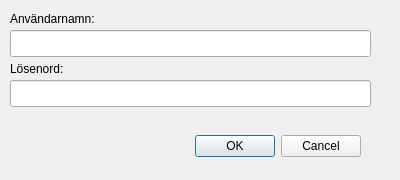
<?xml version="1.0" encoding="UTF-8"?>
<ui version="4.0">
 <class>Login</class>
 <widget class="QDialog" name="Login">
  <property name="windowModality">
   <enum>Qt::WindowModal</enum>
  </property>
  <property name="geometry">
   <rect>
    <x>0</x>
    <y>0</y>
    <width>400</width>
    <height>180</height>
   </rect>
  </property>
  <property name="windowTitle">
   <string>Login</string>
  </property>
  <property name="modal">
   <bool>true</bool>
  </property>
  <widget class="QDialogButtonBox" name="buttonBox">
   <property name="geometry">
    <rect>
     <x>20</x>
     <y>130</y>
     <width>341</width>
     <height>32</height>
    </rect>
   </property>
   <property name="orientation">
    <enum>Qt::Horizontal</enum>
   </property>
   <property name="standardButtons">
    <set>QDialogButtonBox::Cancel|QDialogButtonBox::Ok</set>
   </property>
  </widget>
  <widget class="QLineEdit" name="username">
   <property name="geometry">
    <rect>
     <x>10</x>
     <y>30</y>
     <width>361</width>
     <height>27</height>
    </rect>
   </property>
  </widget>
  <widget class="QLineEdit" name="password">
   <property name="geometry">
    <rect>
     <x>10</x>
     <y>80</y>
     <width>361</width>
     <height>27</height>
    </rect>
   </property>
   <property name="echoMode">
    <enum>QLineEdit::Password</enum>
   </property>
  </widget>
  <widget class="QLabel" name="label">
   <property name="geometry">
    <rect>
     <x>10</x>
     <y>10</y>
     <width>111</width>
     <height>17</height>
    </rect>
   </property>
   <property name="text">
    <string>Användarnamn:</string>
   </property>
  </widget>
  <widget class="QLabel" name="label_2">
   <property name="geometry">
    <rect>
     <x>10</x>
     <y>60</y>
     <width>111</width>
     <height>17</height>
    </rect>
   </property>
   <property name="text">
    <string>Lösenord:</string>
   </property>
  </widget>
 </widget>
 <resources/>
 <connections>
  <connection>
   <sender>buttonBox</sender>
   <signal>accepted()</signal>
   <receiver>Login</receiver>
   <slot>accept()</slot>
   <hints>
    <hint type="sourcelabel">
     <x>248</x>
     <y>254</y>
    </hint>
    <hint type="destinationlabel">
     <x>157</x>
     <y>274</y>
    </hint>
   </hints>
  </connection>
  <connection>
   <sender>buttonBox</sender>
   <signal>rejected()</signal>
   <receiver>Login</receiver>
   <slot>reject()</slot>
   <hints>
    <hint type="sourcelabel">
     <x>316</x>
     <y>260</y>
    </hint>
    <hint type="destinationlabel">
     <x>286</x>
     <y>274</y>
    </hint>
   </hints>
  </connection>
 </connections>
</ui>
